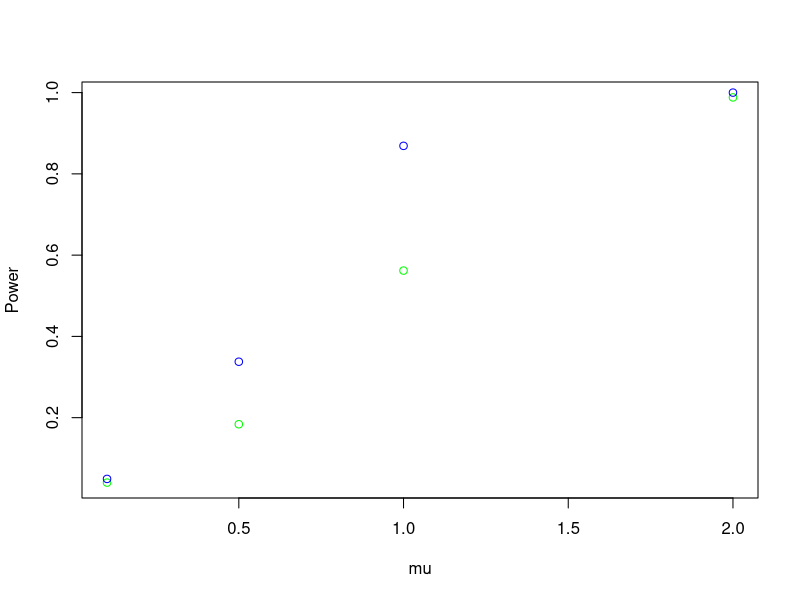

R code for this plot:
mu = c(0.1, 0.5, 1, 2)
power10 <- power.t.test(n=10, delta = mu, sd = 1, sig.level = 0.05, type = "two.sample", alternative = "two.sided")
power10
power20 <- power.t.test(n=20, delta = mu, sd = 1, sig.level = 0.05, type = "two.sample", alternative = "two.sided")
power20
plot(mu,power10$power,col="green", ylab = "Power")
points(mu,power20$power, col="blue")